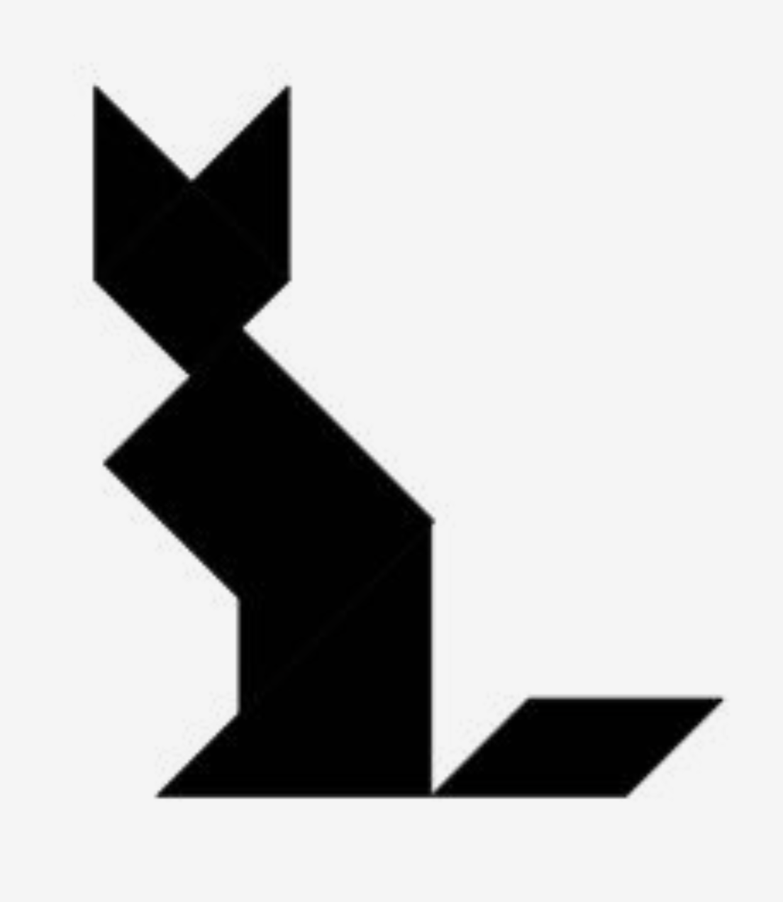
#> input picture dataset/cat.png, 783 x 902 px, shrunk from 1104 x 1272 before the run, found by its file name
$ python gen_hu_mom_dataset.py
#> lines starting #> are read from the running program, lines starting #| are printed output that depends on the picture; after the words box and inside, x2 and y2 are one past the last pixel; in counts of white or black regions, pixels touching at a corner belong together
import cv2
import numpy as np
import os
import re
import pprint
import pickle
# files from the app
#from processing import preprocess_img
#from predictions import *


def get_countours(img):
    ret, thresh = cv2.threshold(img, 1, 255, cv2.THRESH_OTSU)
    contours, heirarchy = cv2.findContours(thresh, cv2.RETR_TREE, cv2.CHAIN_APPROX_SIMPLE)

    return contours, thresh


def find_moments(cnts, filename=None, hu_moment = True):
    lst_moments = [cv2.moments(c) for c in cnts] # retrieve moments of all shapes identified
    lst_areas = [i["m00"] for i in lst_moments] # retrieve areas of all shapes

    try :
        max_idx = lst_areas.index(max(lst_areas)) # select shape with the largest area

        if hu_moment: # if we want the Hu moments
            HuMo = cv2.HuMoments(lst_moments[max_idx]) # grab humoments for largest shape
            if filename:
                HuMo = np.append(HuMo, filename)
            return HuMo

        # if we want to get the moments
        Moms = lst_moments[max_idx]
        if filename:
            Moms['target'] = filename
        return Moms
    except Exception as e:
        return [] # predictions impossible


def find_moments(cnts, filename=None, hu_moment=True):
    # Retrieve moments of all shapes identified
    lst_moments = [cv2.moments(c) for c in cnts]

    # Retrieve areas of all shapes
    lst_areas = [i["m00"] for i in lst_moments]

    try:
        # Sort the contours by area (ignoring zero areas) and get the second largest
        sorted_idx = sorted(range(len(lst_areas)), key=lambda i: lst_areas[i], reverse=True)

        # Select the second largest area
        if len(sorted_idx) < 2:
            raise ValueError("Less than two valid contours available.")

        second_largest_idx = sorted_idx[1]  # The second largest contour

        if hu_moment:  # if we want the Hu moments
            HuMo = cv2.HuMoments(lst_moments[second_largest_idx])  # grab Hu moments for the second largest shape
            if filename:
                HuMo = np.append(HuMo, filename)
            return HuMo, cnts[second_largest_idx]

        # If we want to get the moments instead
        Moms = lst_moments[second_largest_idx]
        if filename:
            Moms['target'] = filename
        return Moms, cnts[second_largest_idx]

    except Exception as e:
        return []  #


img = cv2.imread('./dataset/cat.png')
#> img is the input picture: shape (902, 783, 3); mean B, G, R 192.2, 192.2, 192.2

# Write the frame to the output file
gray = cv2.cvtColor(img, cv2.COLOR_BGR2GRAY)

cnts, thresh = get_countours(gray)
#> in get_countours, `ret, thresh = cv2.threshold(img, 1, 255, cv2.THRESH_OTSU)`:
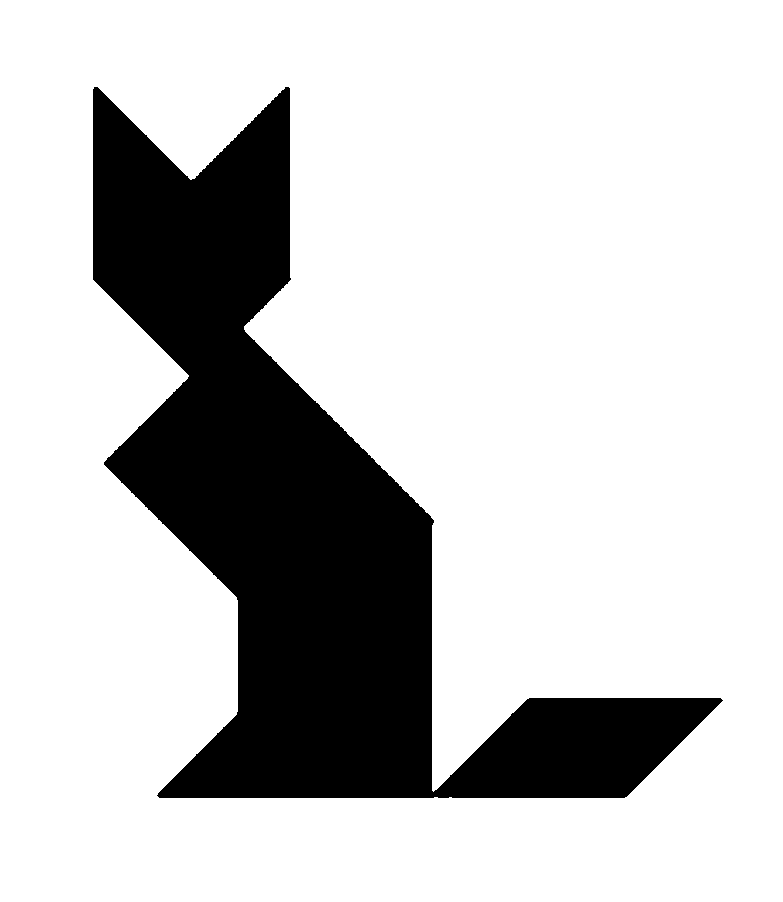
#> thresh: shape (902, 783); 78.3% white; 1 black region
#> in get_countours, `ret, thresh = cv2.threshold(img, 1, 255, cv2.THRESH_OTSU)`: ret = 124
#> in get_countours, `contours, heirarchy = cv2.findContours(thresh, cv2.RETR_TREE, cv2.CHAI..`: contours = 2 contours; box (x1, y1, x2, y2) and area: (0, 0, 783, 902) 704582, (92, 86, 724, 799) 154564
#> cnts has the same summary as contours in get_countours
hu_moms, cnt = find_moments(cnts)
#> in find_moments, `lst_moments = [cv2.moments(c) for c in cnts]`: lst_moments = 2 items
#> in find_moments, `lst_areas = [i["m00"] for i in lst_moments]`: lst_areas = [704582, 154564]
#> in find_moments, `sorted_idx = sorted(range(len(lst_areas)), key=lambda i: lst_areas[i],..`: sorted_idx = [0, 1]
#> in find_moments, `second_largest_idx = sorted_idx[1]`: second_largest_idx = 1
#> in find_moments, `HuMo = cv2.HuMoments(lst_moments[second_largest_idx])`: HuMo = [0.381, 0.0776, 0.0158, 0.00144, -6.53e-06, -0.000325, -2.02e-06]
#> hu_moms has the same summary as HuMo in find_moments; cnt = contour of 388 points, box (x1, y1, x2, y2) (92, 86, 724, 799), area 154564

cnts = [cnt for cnt in cnts if cv2.contourArea(cnt) > 100]
#moments, cnt = cv2.moments(cnts)

mom = find_moments(cnts)
#> mom = 2 items, first 2: [0.381, 0.0776, 0.0158, 0.00144, -6.53e-06, -0.000325, -2.02e-06], contour of 388 points, box (x1, y1, x2, y2) (92, 86, 724, 799), area 154564

cv2.drawContours(img, [cnt], -1, (0,255,255), 3)
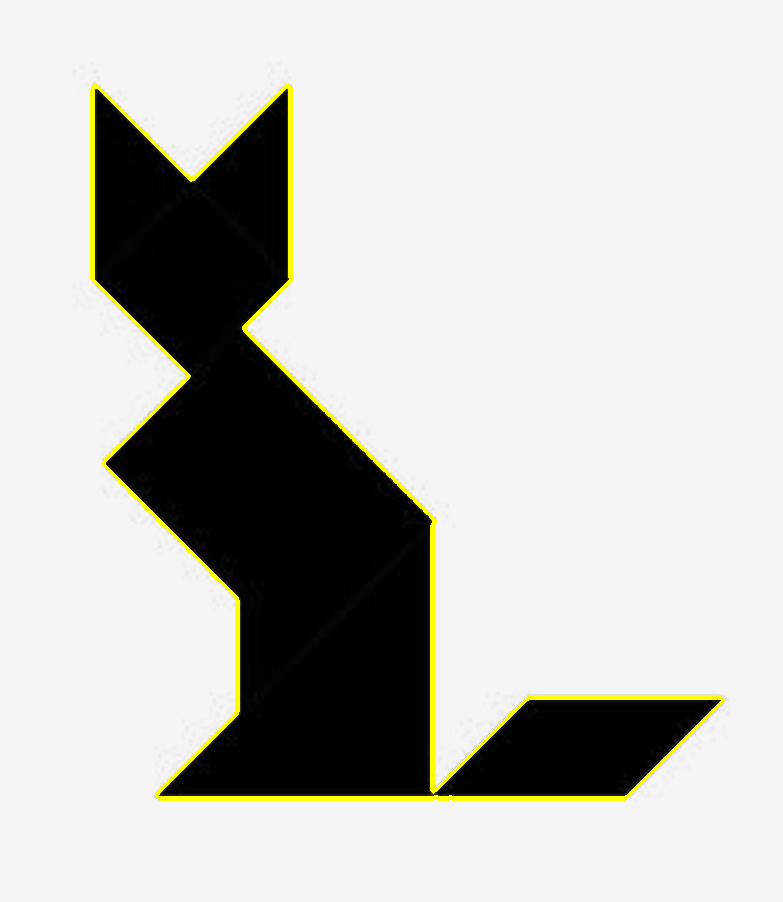
#> img: shape (902, 783, 3); mean B, G, R 189.5, 194.1, 194.1
x,y = cnt[0,0]
#> x = 93; y = 87

cv2.putText(img, f'Contour', (x, y), cv2.FONT_HERSHEY_SIMPLEX, 0.6, (255, 255, 0), 2)
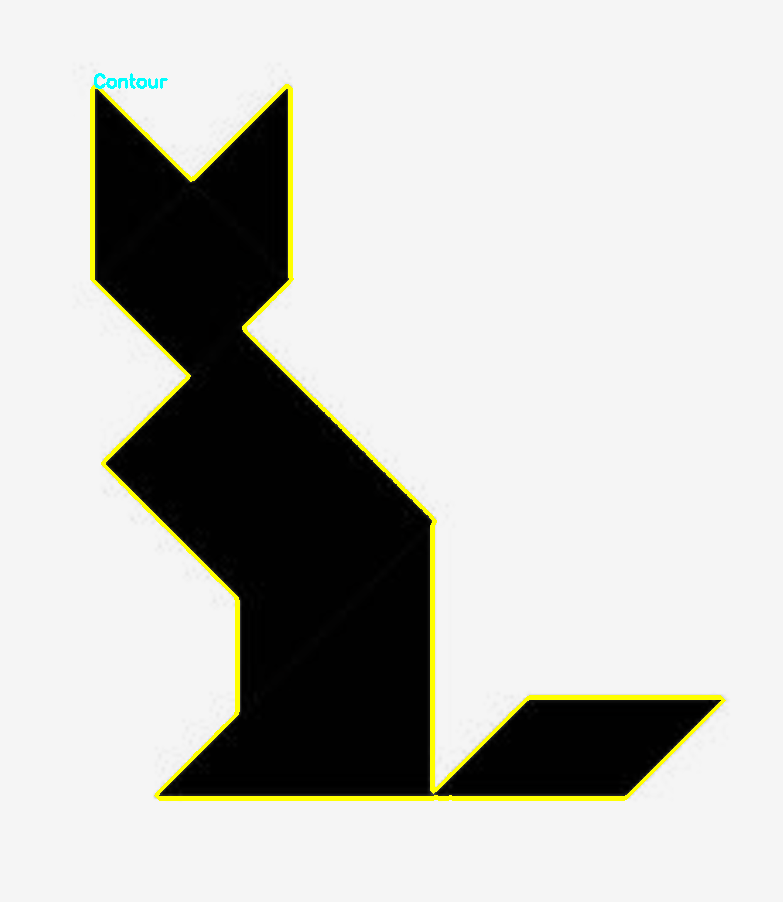
#> img: shape (902, 783, 3); 0.07% of pixels changed, all inside (x1, y1, x2, y2) = (94, 73, 168, 89)

cv2.imwrite('test.png', img)

print(hu_moms)
#| [[ 3.81134525e-01]
#|  [ 7.75521846e-02]
#|  [ 1.57931700e-02]
#|  [ 1.43538669e-03]
#|  [-6.52859768e-06]
#|  [-3.24964255e-04]
#|  [-2.02083549e-06]]
#pickle.dump(hu_moms)
